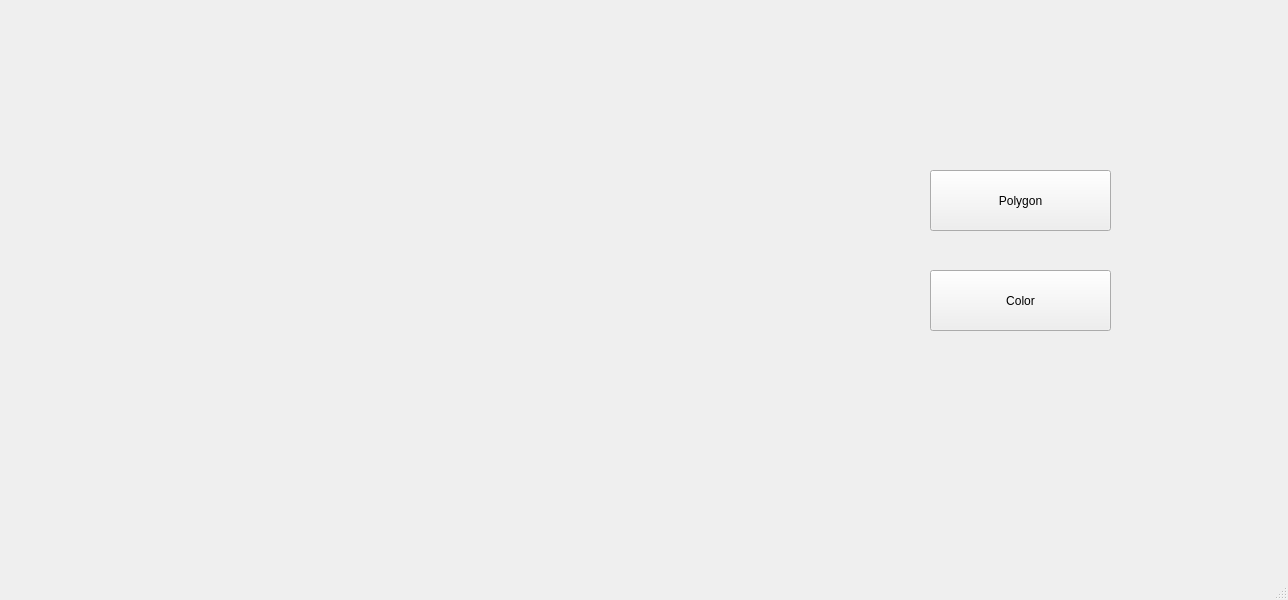
<?xml version="1.0" encoding="UTF-8"?>
<ui version="4.0">
 <class>MainWindow</class>
 <widget class="QMainWindow" name="MainWindow">
  <property name="geometry">
   <rect>
    <x>0</x>
    <y>0</y>
    <width>1288</width>
    <height>600</height>
   </rect>
  </property>
  <property name="windowTitle">
   <string>MainWindow</string>
  </property>
  <widget class="QWidget" name="centralwidget">
   <widget class="QPushButton" name="pushButton">
    <property name="geometry">
     <rect>
      <x>930</x>
      <y>170</y>
      <width>181</width>
      <height>61</height>
     </rect>
    </property>
    <property name="text">
     <string>Polygon</string>
    </property>
   </widget>
   <widget class="QLabel" name="label">
    <property name="geometry">
     <rect>
      <x>4</x>
      <y>5</y>
      <width>781</width>
      <height>551</height>
     </rect>
    </property>
    <property name="text">
     <string/>
    </property>
   </widget>
   <widget class="QPushButton" name="pushButton_2">
    <property name="geometry">
     <rect>
      <x>930</x>
      <y>270</y>
      <width>181</width>
      <height>61</height>
     </rect>
    </property>
    <property name="text">
     <string>Color</string>
    </property>
   </widget>
  </widget>
  <widget class="QMenuBar" name="menubar">
   <property name="geometry">
    <rect>
     <x>0</x>
     <y>0</y>
     <width>1288</width>
     <height>26</height>
    </rect>
   </property>
  </widget>
  <widget class="QStatusBar" name="statusbar"/>
 </widget>
 <resources/>
 <connections/>
</ui>
